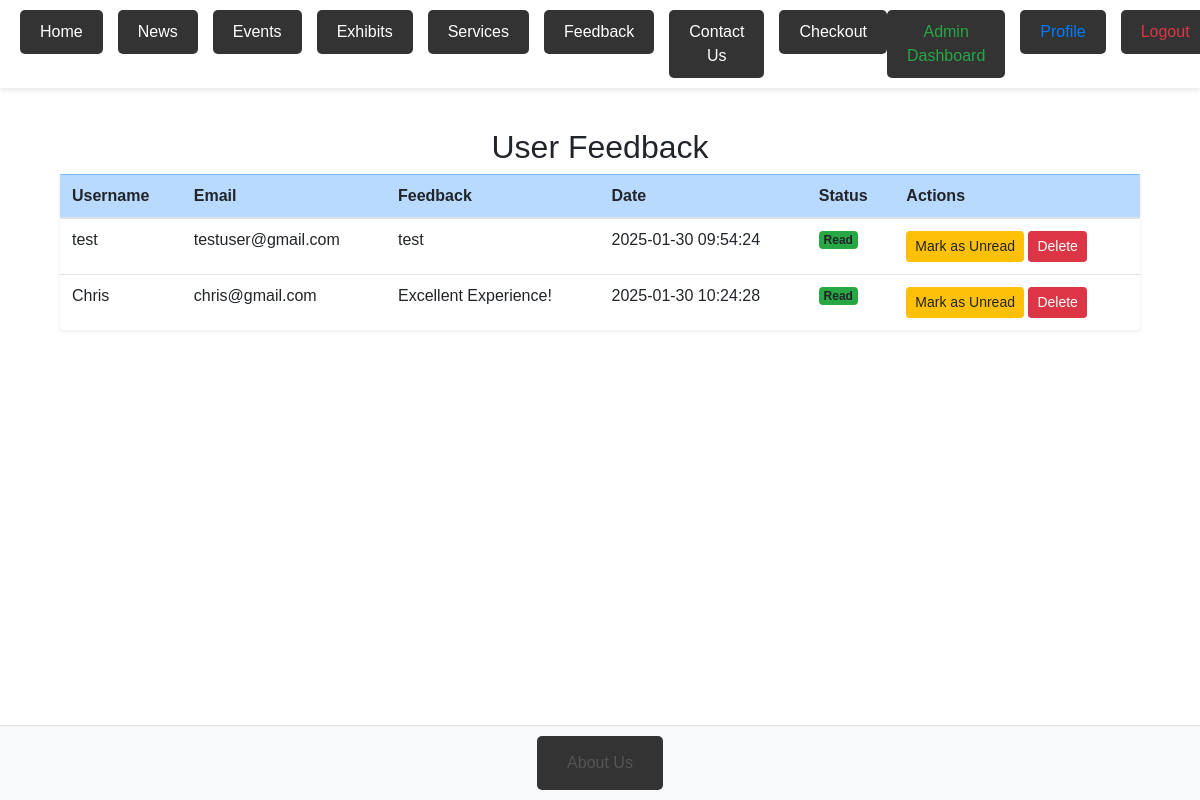
/admin/feedback (signed in), run on the app's committed database.
### server.py (models this page shows)
class Feedback(db.Model):
    id = db.Column(db.Integer, primary_key=True)
    user_id = db.Column(db.Integer, db.ForeignKey('user.id'), nullable=True)
    username = db.Column(db.String(100), nullable=False)
    email = db.Column(db.String(120), nullable=False)
    feedback = db.Column(db.Text, nullable=False)
    created_at = db.Column(db.DateTime, default=db.func.current_timestamp())
    status = db.Column(db.String(20), default='unread')

### server.py (the view)
@app.route('/admin/feedback')
@login_required
@admin_required
def view_feedback():
    feedbacks = Feedback.query.all()
    print(feedbacks)
    return render_template('view_feedback.html', feedbacks=feedbacks)

### server.py (called while the page is built)
def admin_required(f):
    @wraps(f)
    def decorated_function(*args, **kwargs):
        if not current_user.is_authenticated or not current_user.is_admin:
            abort(403)
        return f(*args, **kwargs)
    return decorated_function

@login_manager.user_loader
def load_user(user_id):
    return db.session.get(User, int(user_id))

### templates/view_feedback.html
{% extends "base.html" %}
{% block content %}
<div class="container mt-5">
    <h2 class="text-center">User Feedback</h2>
    {% if feedbacks %}
    <table class="table table-hover shadow-sm rounded">
        <thead class="table-primary">
            <tr>
                <th>Username</th>
                <th>Email</th>
                <th>Feedback</th>
                <th>Date</th>
                <th>Status</th>
                <th>Actions</th>
            </tr>
        </thead>
        <tbody>
            {% for feedback in feedbacks %}
            <tr>
                <td>{{ feedback.username or "Anonymous" }}</td>
                <td>{{ feedback.email or "N/A" }}</td>
                <td>{{ feedback.feedback }}</td>
                <td>{{ feedback.created_at.strftime('%Y-%m-%d %H:%M:%S') if feedback.created_at else "N/A" }}</td>
                <td>
                    <span class="badge bg-{{ 'success' if feedback.status == 'read' else 'warning' }}">
                        {{ feedback.status.capitalize() if feedback.status else "Unknown" }}
                    </span>
                </td>
                <td>
                    {% if feedback.status != 'read' %}
                    <form method="POST" action="{{ url_for('mark_feedback_read', feedback_id=feedback.id) }}" style="display: inline;">
                        <button type="submit" class="btn btn-success btn-sm">Mark as Read</button>
                    </form>
                    {% else %}
                    <form method="POST" action="{{ url_for('mark_feedback_unread', feedback_id=feedback.id) }}" style="display: inline;">
                        <button type="submit" class="btn btn-warning btn-sm">Mark as Unread</button>
                    </form>
                    {% endif %}
                    <form method="POST" action="{{ url_for('delete_feedback', feedback_id=feedback.id) }}" style="display: inline;">
                        <button type="submit" class="btn btn-danger btn-sm" onclick="return confirm('Are you sure you want to delete this feedback?');">
                            Delete
                        </button>
                    </form>
                </td>
            </tr>
            {% endfor %}
        </tbody>
    </table>
    {% else %}
    <p class="text-center text-muted">No feedback available yet.</p>
    {% endif %}
</div>
{% endblock %}

### static/styles.css (style rules this page uses)
* { margin: 0; padding: 0; box-sizing: border-box; }
body, html { height: 100%; font-family: Arial, sans-serif; line-height: 1.6; }
body { display: flex; flex-direction: column; min-height: 100vh; background-color: #f4f4f4; }

### templates/base.html (style rules this page uses)
body { font-family: Arial, sans-serif; margin: 0; padding: 0; display: flex; flex-direction: column; min-height: 100vh; }
.container { flex: 1; }

### data on the page
Feedback: username "test", email "testuser@gmail.com", feedback "test", created_at "2025-01-30 09:54:24", status "Read"
Feedback: username "Chris", email "chris@gmail.com", feedback "Excellent Experience!", created_at "2025-01-30 10:24:28", status "Read"
